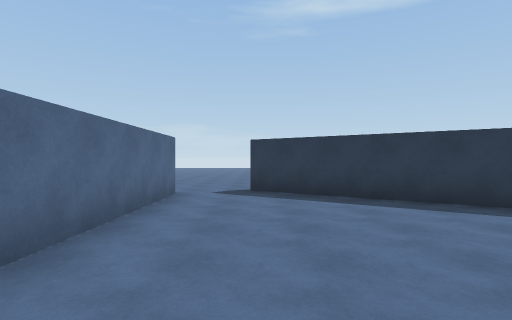
[1] (above)

20 first-person views from a walk through a scene from a Unity 3-D project. The camera is 1.4 m above the floor, looks level and sees 80° across. The floor is counted in squares, 2 m on a side. Each view is taken from the middle of a square. On the plan, view 1 faces up. The plan holds only what a view shows up to about 10 squares ahead; the rest is blank. The place goes on beyond the plan. The player is left out.

[2]
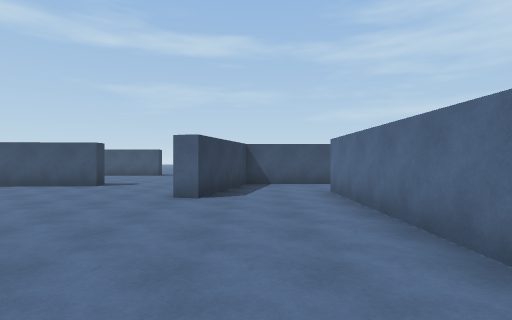

[3]
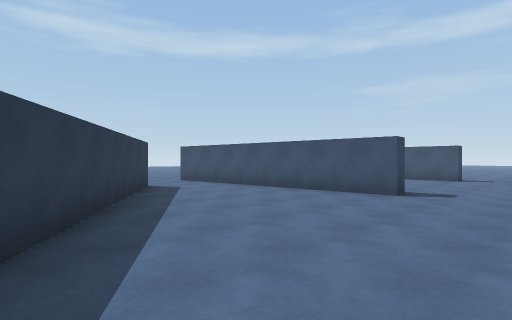

[4]
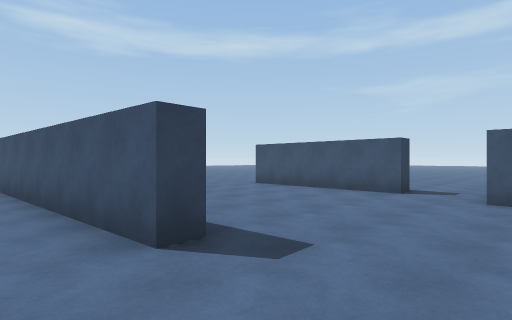

[5]
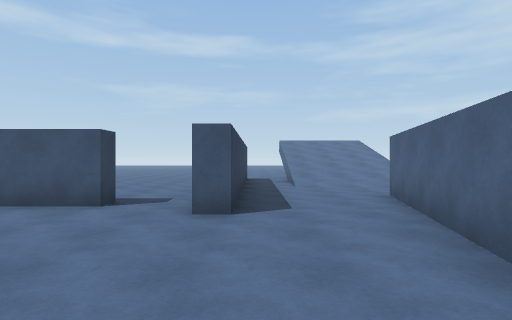

[6]
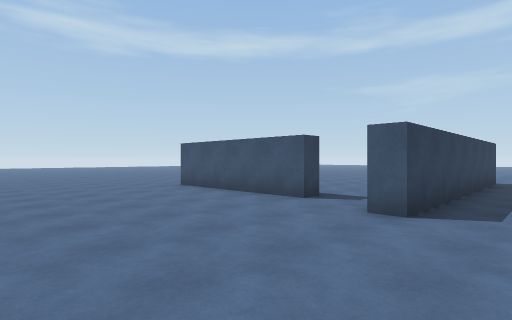

[7]
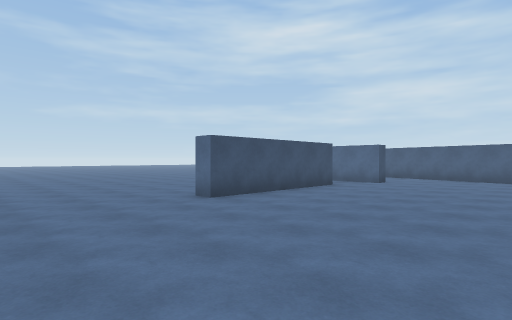

[8]
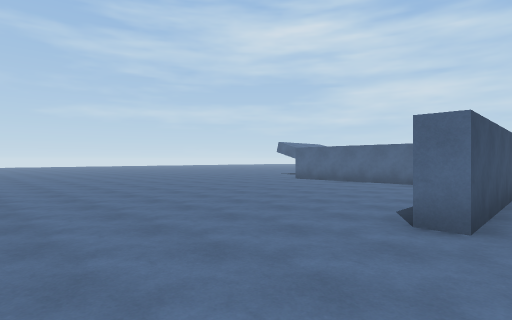

[9]
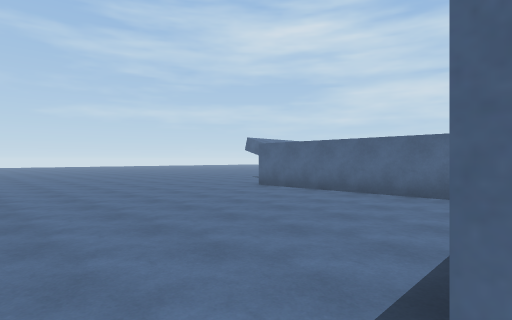

[10]
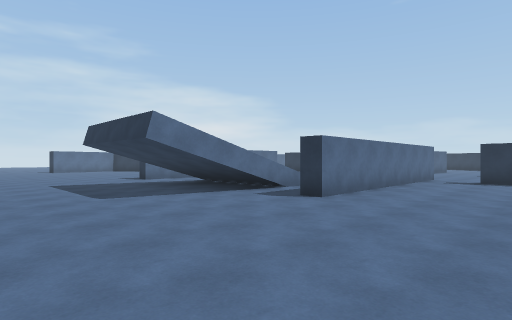

[11]
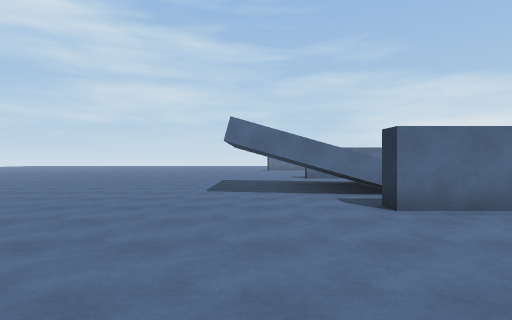

[12]
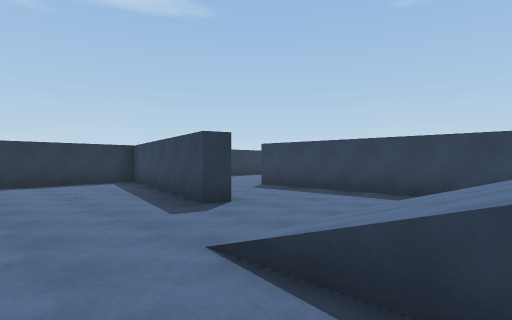

[13]
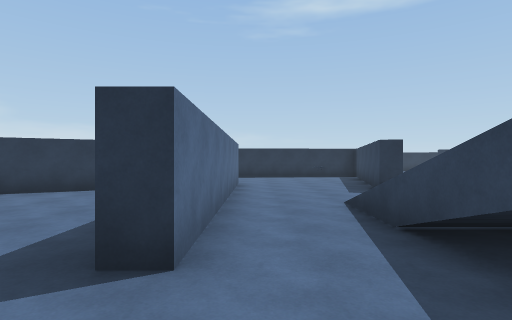

[14]
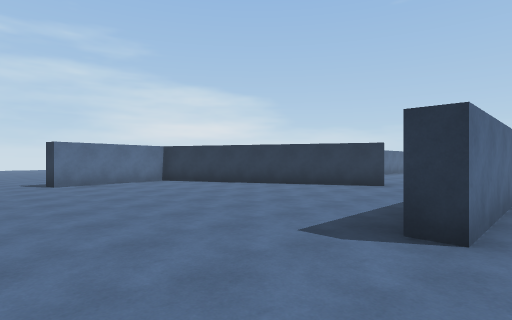

[15]
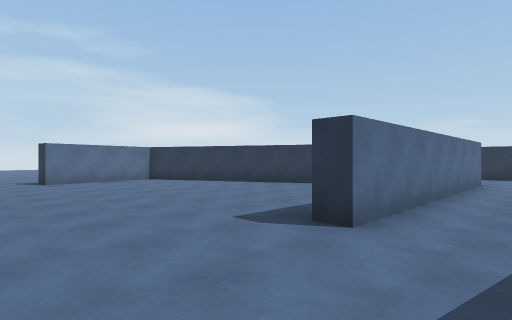

[16]
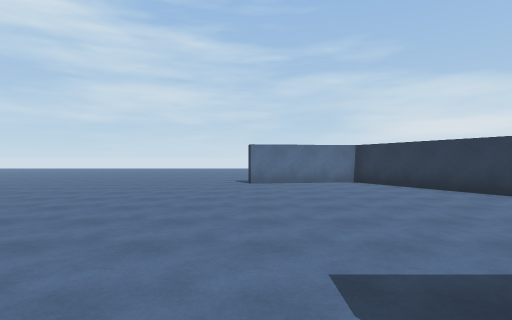

[17]
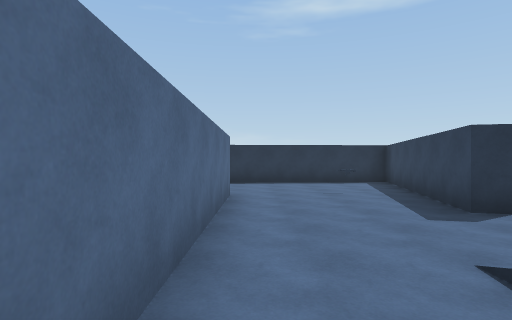

[18]
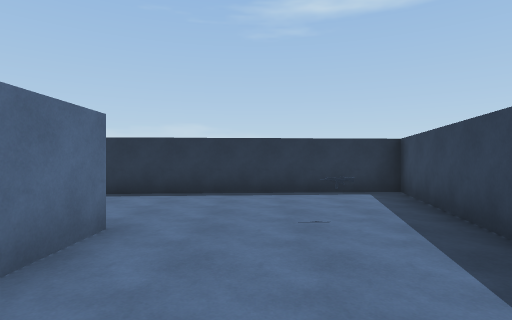

[19]
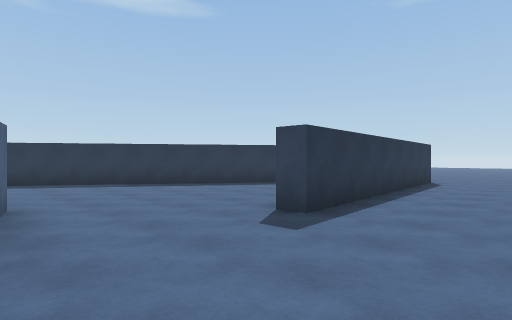

[20]
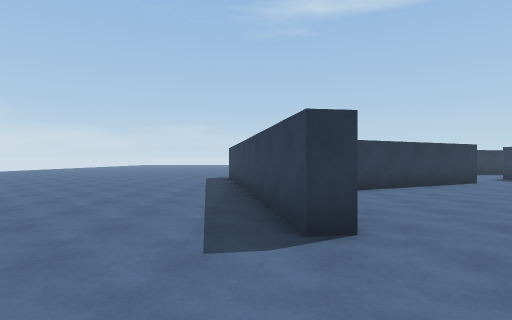

### Floor plan
Key: @ floor where view 1 was taken; # wall or solid block; . floor; / step, stairs or slope; = window, fence, low wall or low ledge.
Columns run from 15 left of view 1 to 12 right of it. Each row starts with its distance up from view 1.
 10              ...
  9              ...
  8              ...
  7              ..##
  6              #..##
  5              #...###
  4              #.....##
  3              #......###
  2              #........##
  1              #.........##
  0              #.@#....... #.
 -1              ...#..........
 -2              ..##...#######.
 -3           ######............
 -4          ##....#............
 -5          ......#............
 -6           ...=##............
 -7           #...#..#..........
 -8 #      ...#...#..#..####....
 -9 ##   ###..#...#..#..........
-10 .# ###....#......#..........
-11 .###......#..////#..........
-12 .#........#..///=#..........
-13 .#........#..///##.........
-14 .#........#..   ##.........
-15 .#...........   #..........
-16 .............////..........
-17 ...........................
-18  ..........................
-19  .......    ............ ..

Where each view was taken, in squares from view 1:
view 1: 0 up, 0 right, facing up
view 2: 6 up, 0 right, facing down
view 3: 4 up, 2 right, facing down-right
view 4: 1 down, 2 right, facing down-right
view 5: 3 down, 2 right, facing down
view 6: 3 down, 1 right, facing down-right
view 7: 3 down, 12 right, facing down-left
view 8: 7 down, 12 right, facing down-left
view 9: 8 down, 9 right, facing down-left
view 10: 19 down, 6 right, facing up-left
view 11: 16 down, 7 right, facing left
view 12: 13 down, 4 left, facing up-right
view 13: 16 down, 4 left, facing up
view 14: 17 down, 4 left, facing up-left
view 15: 17 down, 3 left, facing up-left
view 16: 15 down, 4 left, facing left
view 17: 13 down, 4 left, facing up
view 18: 10 down, 3 left, facing up
view 19: 5 down, 1 right, facing up-right
view 20: 18 down, 14 left, facing up
